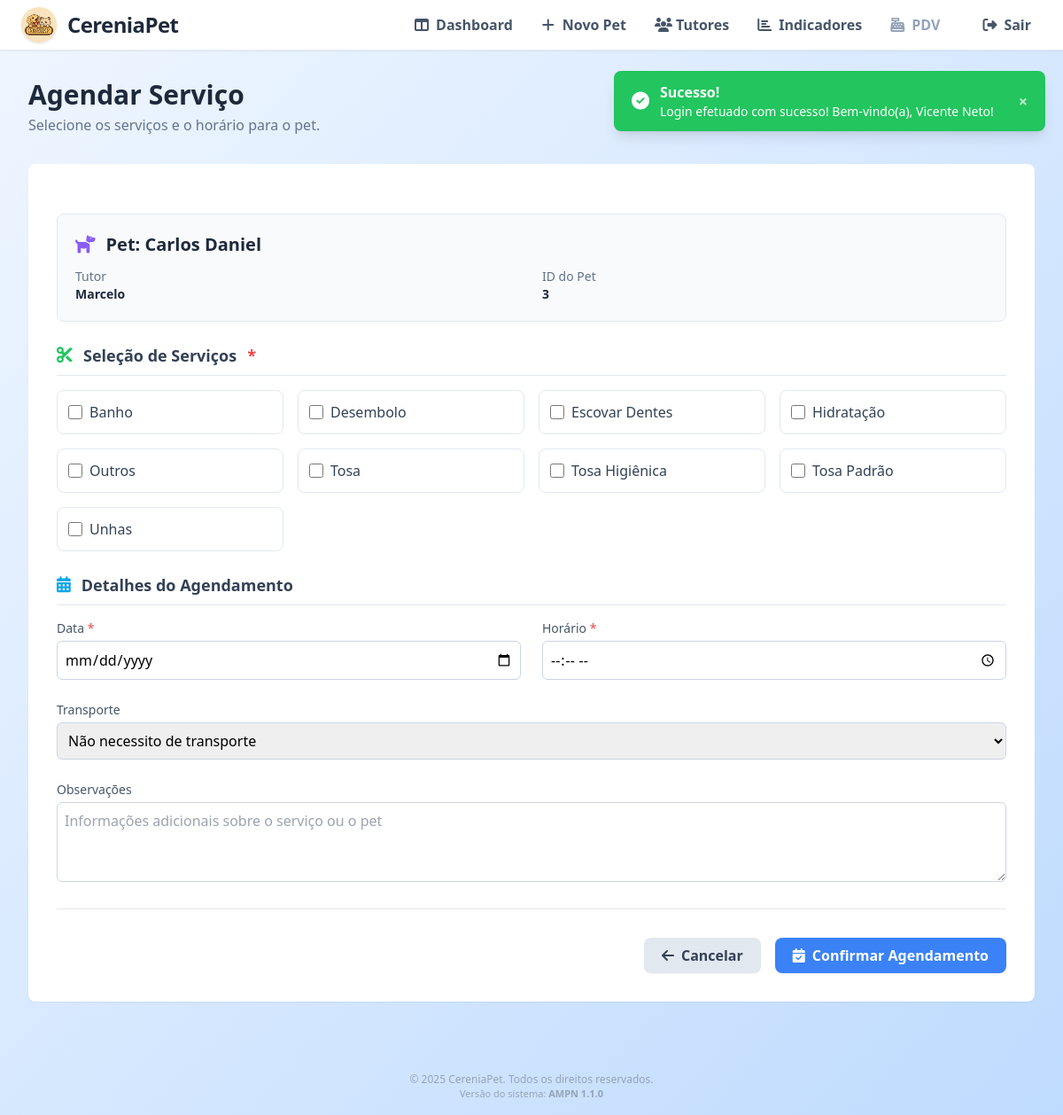
/pets/agendamentos/agendar_servico.php?pet_id=3 (signed in), run on an earlier commit of the app's database.
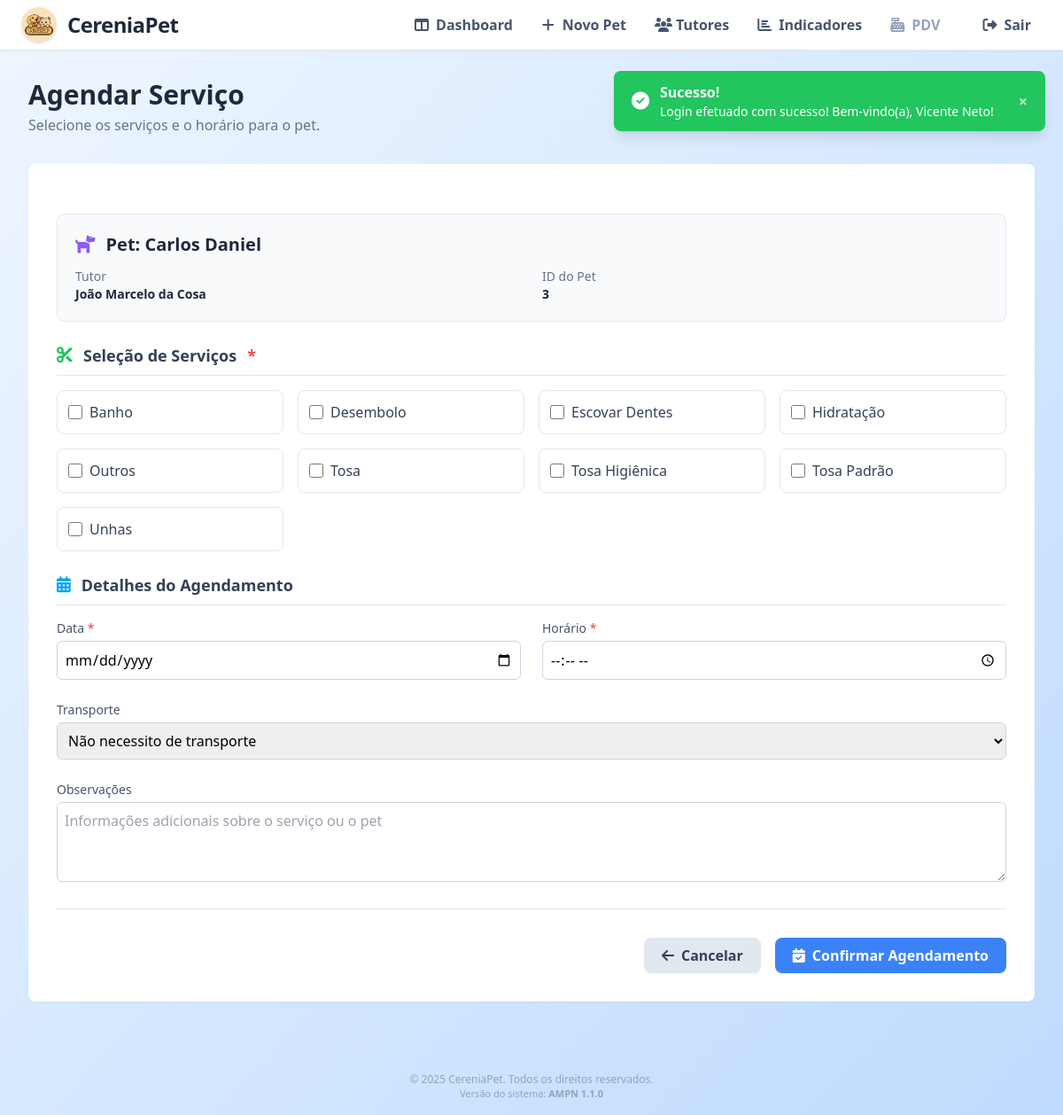
And on a later commit of the database.
### tables this page shows
CREATE TABLE `pets` (
  `id` int(11) NOT NULL,
  `nome` varchar(100) NOT NULL,
  `especie` varchar(50) DEFAULT NULL,
  `raca` varchar(50) DEFAULT NULL,
  `idade` varchar(20) DEFAULT NULL,
  `nascimento` date DEFAULT NULL,
  `sexo` enum('Macho','Fêmea') DEFAULT NULL,
  `peso` decimal(5,2) DEFAULT NULL,
  `pelagem` varchar(50) DEFAULT NULL,
  `tutor_id` int(11) NOT NULL,
  `observacoes` text DEFAULT NULL,
  `criado_em` timestamp NOT NULL DEFAULT current_timestamp(),
  `atualizado_em` timestamp NULL DEFAULT NULL ON UPDATE current_timestamp()
);

CREATE TABLE `tutores` (
  `id` int(11) NOT NULL,
  `nome` varchar(100) NOT NULL,
  `email` varchar(100) NOT NULL,
  `telefone` varchar(20) NOT NULL,
  `atualizado_em` timestamp NULL DEFAULT NULL ON UPDATE current_timestamp(),
  `cep` varchar(9) DEFAULT NULL,
  `rua` varchar(100) DEFAULT NULL,
  `numero` varchar(10) DEFAULT NULL,
  `bairro` varchar(60) DEFAULT NULL,
  `cidade` varchar(60) DEFAULT NULL,
  `uf` varchar(2) DEFAULT NULL
);

### pets/agendamentos/agendar_servico.php (the view, shortened to what the changed rows need)
<?php
include "../../config/config.php";
$pet_id = isset($_GET['pet_id']) ? $_GET['pet_id'] : null;
$pet = null;
if ($pet_id) {
    $query_pet = "SELECT p.id, p.nome, t.nome as tutor_nome
                  FROM pets p
                  JOIN tutores t ON p.tutor_id = t.id
                  WHERE p.id = :pet_id";
    $stmt_pet = $pdo->prepare($query_pet);
    $stmt_pet->bindValue(':pet_id', $pet_id, PDO::PARAM_INT);
    $stmt_pet->execute();
    $pet = $stmt_pet->fetch(PDO::FETCH_ASSOC);
} else {
    $query_all_pets = "SELECT p.id, p.nome, t.nome as tutor_nome FROM pets p JOIN tutores t ON p.tutor_id = t.id ORDER BY p.nome";
    $stmt_all_pets = $pdo->query($query_all_pets);
    $all_pets = $stmt_all_pets->fetchAll(PDO::FETCH_ASSOC);
}
?>
<!DOCTYPE html>
<html lang="pt-BR">
<head>
    <link rel="stylesheet" href="https://cdnjs.cloudflare.com/ajax/libs/font-awesome/6.5.0/css/all.min.css">
    <link href="https://cdn.jsdelivr.net/npm/select2@4.1.0-rc.0/dist/css/select2.min.css" rel="stylesheet" />
    <script src="https://cdn.tailwindcss.com"></script>
</head>
<body class="min-h-screen bg-gradient-to-br from-blue-50 to-blue-200 flex flex-col">
    <main class="flex-1 w-full p-4 md:p-6 lg:p-8">
        <div class="mb-8 animate-fade-in">
            <h1 class="text-3xl font-bold text-slate-800">Agendar Serviço</h1>
        </div>
        <div class="bg-white p-6 md:p-8 rounded-lg shadow-sm animate-fade-in">
            <form method="POST" class="space-y-6" id="agendamentoForm">
                <?php if ($pet): ?>
                    <div class="bg-slate-50 p-5 rounded-lg border border-slate-200 mb-6">
                        <h2 class="text-xl font-bold text-slate-800 mb-3 flex items-center gap-3">
                            <i class="fa-solid fa-dog text-violet-500"></i> Pet: <?= htmlspecialchars($pet['nome']); ?>
                        </h2>
                        <dl class="grid grid-cols-1 sm:grid-cols-2 gap-x-6 gap-y-3 text-sm">
                            <div>
                                <dt class="font-medium text-slate-500">Tutor</dt>
                                <dd class="text-slate-800 font-semibold"><?= htmlspecialchars($pet['tutor_nome']); ?></dd>
                            </div>
                            <div>
                                <dt class="font-medium text-slate-500">ID do Pet</dt>
                                <dd class="text-slate-800 font-semibold"><?= htmlspecialchars($pet['id']); ?></dd>
                            </div>
                        </dl>
                    </div>
                <?php endif; ?>
            </form>
        </div>
    </main>
</body>
</html>

What changed in the data, as far as the page shows it:
changed through a linked row, pets "Carlos Daniel": tutor.nome "Marcelo" → "João Marcelo da Cosa"
